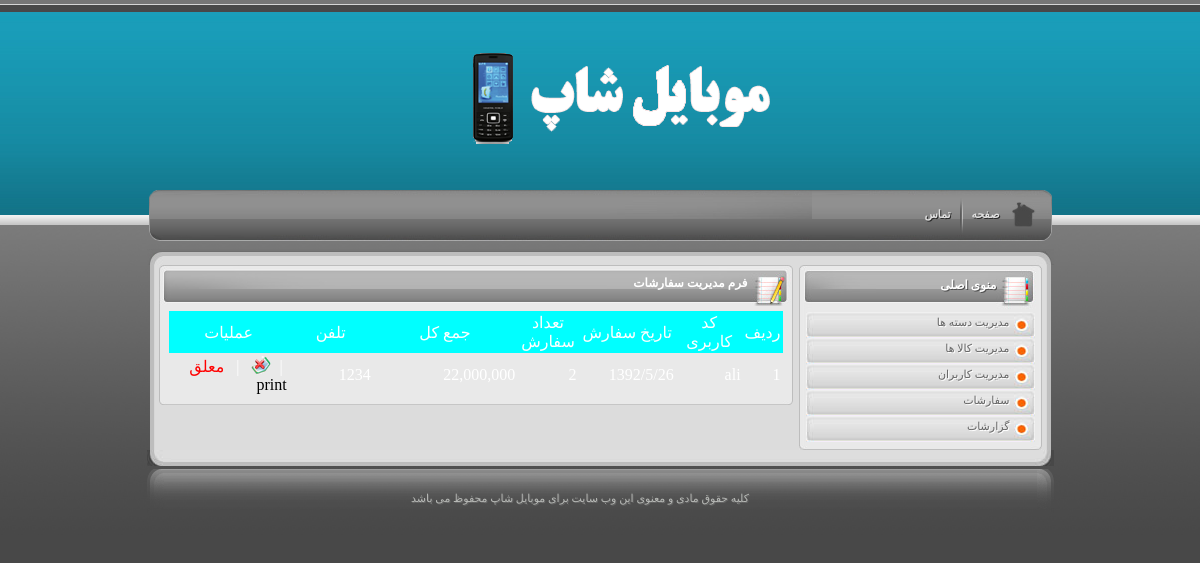
/project_shop/funcs/editor/adminpanel/orders/index.php (signed in), run on the app's committed database.
### tables this page shows
CREATE TABLE `tblorder` (
  `orderid` int(2) NOT NULL auto_increment,
  `userid` varchar(30) NOT NULL,
  `tarikh` varchar(100) default NULL,
  `saat` varchar(100) default NULL,
  `address` varchar(100) default NULL,
  `codeposti` varchar(100) default NULL,
  `tell` varchar(100) default NULL,
  `tozihat` varchar(1000) default NULL,
  `miladidate` varchar(100) NOT NULL,
  `email` varchar(100) default NULL,
  `noesefaresh` varchar(100) default NULL,
  `flag` int(1) NOT NULL default '0',
  PRIMARY KEY  (`orderid`)
);

### project_shop/funcs/editor/funcs/funcs.php (called while the page is built, shortened)
<?php
function getproductPrice($pid)
{
	$p="select * from tblproducts where productid=".$pid;
	$r=mysql_query($p);
	$row=mysql_fetch_assoc($r);
	return $row['gheymat'];
}
function addCama($n)
{
	$n2="";
	$k=0;
	for($i=strlen($n)-1;$i>=0;$i--)
	{$k++;
		if($k%3==0)
		{	if($i==0)
				$n2=$n[$i].$n2;
			else
				$n2=','.$n[$i].$n2;
		}
		else
		{
		$n2=$n[$i].$n2;
		}
	}
	return $n2;
}
?>

### project_shop/funcs/editor/adminpanel/orders/index.php (the view, shortened to what this page needs)
<?php
include '../../funcs/funcs.php';
?>
﻿<!DOCTYPE html PUBLIC "-//W3C//DTD XHTML 1.0 Transitional//EN" "http://www.w3.org/TR/xhtml1/DTD/xhtml1-transitional.dtd">
<html xmlns="http://www.w3.org/1999/xhtml">
<head>
</head>
<body>
<div class="top"></div>
<div class="base">
<div class="middle">
<div class="logo">&nbsp; </div>
<div class="topmenu">
<div class="right"></div>
<div class="body">
<ul id="iconbar">
<li class="home"><a href="index.html">صفحه  </a></li>
<li><a href="tamas.html">تماس </a></li>
</ul>
</div>
<div class="left">
</div>
<div class="content">
<div class="content_top"></div>
<div class="content_bg">
<div id="right2">
	<div class="about"><div class="about_top"></div>
	<?php include '../menu.php'; ?>
		<div class="about_bottom"></div>
	</div>
</div>
<div id="left2">
<div class="post">
<div class="post_top">
  <h2><a href="#"></a>فرم مدیریت سفارشات </h2>
</div>
<div class="post_body">
<div class="text">
<table width="100%" border="0" cellspacing="2" cellpadding="2" dir="ltr">
	<tr>
      <td width="20%" bgcolor="#00FFFF"><div align="center" class="style1">عملیات</div></td>
	  <td width="14%" bgcolor="#00FFFF"><div align="center" class="style1">تلفن</div></td>
	  <td width="24%" bgcolor="#00FFFF"><div align="center" class="style1">جمع کل  </div></td>
	  <td width="10%" bgcolor="#00FFFF"><div align="center" class="style1">تعداد سفارش   </div></td>
      <td width="16%" bgcolor="#00FFFF"><div align="center" class="style1">تاریخ سفارش </div></td>
      <td width="11%" bgcolor="#00FFFF"><div align="center" class="style1">کد کاربری </div></td>
      <td width="5%" bgcolor="#00FFFF"><div align="center" class="style1">ردیف</div></td>
    </tr>
	<?php
		$r=mysql_query("select * from tblorder");
		$i=0;
		while($rows=mysql_fetch_assoc($r))
		{
					$p="select * from tblbascket where userid='".$rows['userid']."' and flag=".$rows['orderid'];
					$r2=mysql_query($p);
					$sum=0;
					$sum2=0;
					while($rows2=mysql_fetch_assoc($r2))
					{
					$sum2+=$rows2['tedad'];
					$sum+=getProductPrice($rows2['productid']);
					}
		if($rows['flag']==0)
		$s="<a href='changestatus.php?id=".$rows['orderid']."&flag=1'><font color=red>معلق</font></a>";
		else
		$s="<a href='changestatus.php?id=".$rows['orderid']."&flag=0'><font color=green>ارسال شده</font></a>";
			echo "<tr align=right>";
			echo "<td>&nbsp;".$s." &nbsp; | &nbsp; <a href=del.php?id=".$rows['orderid']." title='برای حذف کالا بر روی این ذکمه کلیک کنید'><img src='../../images/delete.gif' width=20 height=20></a> &nbsp;|&nbsp; <a href=print.php?orderid=".$rows['orderid']." >print</a> </td>";
			echo "<td>".$rows['tell']."</td>";
			echo "<td>".addCama(strval($sum))."</td>";
			echo "<td>".$sum2."</td>";
			echo "<td>".$rows['tarikh']."</td>";
			echo "<td title='".$rows['lastlogin']."'>".$rows['userid']."</td>";
			echo "<td>".++$i."</td>";
			echo "</tr>";
		}
	?>
  </table>
</div>
</div>
<div class="post_bottom"></div>
</div>
</div>
</div>
<div class="content_bottom"></div>
</div>
<div class="footer">
<div class="footer_right"></div>
<div class="footer_body"><div class="text"> کلیه حقوق مادی و معنوی این وب سایت برای موبایل شاپ محفوظ می باشد <br />
</div>
</div>
<div class="footer_left"></div>
</div>
</div>
</div>
</body>
</html>

### project_shop/funcs/editor/style.css (style rules this page uses)
﻿ body, h1, h2, h3, h4, h5, h6, blockquote, p, form, ul, li { margin: 0; padding: 0; }
li { direction:rtl; text-align:right; list-style:none; }
a { color:#000000; text-decoration:none; }
img { border:none }
body { font-family: tahoma; font-size:11px; text-align:right; color: #fff; margin: 0; padding: 0; direction:rtl; background:url(images/bg.jpg) repeat; }
.base { width:100%; float:right; background: url(images/base.jpg) repeat-x; min-height:224px; }
.middle { width:907px; margin: 0 auto; position:relative; }
.logo { height:175px; position:relative; background:url(images/middle.png) no-repeat center top; }
.top { width:100%; height:5px; background:url(images/top.jpg) repeat-x; float:right; }
.topmenu { width:907px; float:right; margin:0px 0 0 0; }
.topmenu .right { width:42px; height:57px; float:right; background:url(images/topmenu_right.png) no-repeat; }
.topmenu .body { width:811px; height:57px; float:right; background:url(images/topmenu_bg.png) repeat-x; }
.topmenu .body li { padding:0 5px 0 2px; float:right; background:url(images/li_bg.png) no-repeat right; height:57px; width:auto; line-height:55px; position:relative }
.topmenu .body li.home { background:none; }
.topmenu .body li a { font-weight:700; color:#e0e0e0; text-shadow:1px 1px #2a2a2a; height:57px; padding:0 7px 0 7px; float:right; line-height:55px }
.topmenu .left { width:54px; height:57px; float:right; background:url(images/topmenu_left.png) no-repeat; position:relative }
.content { width:907px; float:right; margin:5px 0 0 0; }
.content_top { width:907px; float:right; height:16px; background:url(images/content_top.jpg) no-repeat; }
.content_bg { width:907px; float:right; background:url(images/content_bg.png) repeat-y; }
.content_bottom { width:907px; float:right; height:16px; background:url(images/content_bottom.jpg) no-repeat; }
.about { width:243px; float:right; margin:0px 12px 0 0; }
.about_top { width:243px; height:5px; float:right; background:url(images/about_top.jpg) no-repeat; }
.about_bottom { width:243px; height:5px; float:right; background:url(images/about_bottom.jpg) no-repeat; }
.anyClass_01 ul,li { width:280px; float:right; height:auto }
.anyClass_02 ul,li { width:280px; float:right; height:auto }
.anyClass_03 ul,li { width:300px; float:right; height:auto }
.footer { width:907px; float:right; margin:3px 0 0 0 }
.footer_right { width:17px; height:66px; float:right; background:url(images/footer_right.png) no-repeat; }
.footer_body { width:873px; height:66px; float:right; background:url(images/footer_bg.png) repeat-x; color:#b6b8b5; text-align:center; }
.footer_body .text { width:100%; margin:20px; float:right; text-align:center; line-height:18px; text-shadow:1px 1px #666 }
.footer_left { width:17px; height:66px; float:right; background:url(images/footer_left.png) no-repeat; }
#right2 { width:243px; float:right; }
#left2 { width:634px; float:right; margin:0px 6px 0 0 ; }
.post { width:634px; float:right; margin:0 12px 10px 0; }
.post_top { width:634px; float:right; background:url(images/post_top.jpg) no-repeat; height:41px; }
.post_top h2 { width:100%; font-size:12px; float:right; color:#fff; text-shadow:1px 1px #ff; padding:0 45px 0 0; line-height:37px }
.post_body { width:634px; float:right; background:url(images/post_bg.jpg) repeat-y; }
.post_body .text { width:614px; float:right; text-align:justify; margin:5px 10px 5px 0; color:#444; line-height:18px; font-size:11px }
.post_bottom { width:634px; float:right; background:url(images/post_bottom.jpg) no-repeat; height:4px; }
a img { border:0;vertical-align:text-bottom; }
table { border-collapse:collapse; }

### data on the page
tblorder: tell "1234", sum "22,000,000", sum2 "2", tarikh "1392/5/26", userid "ali"
